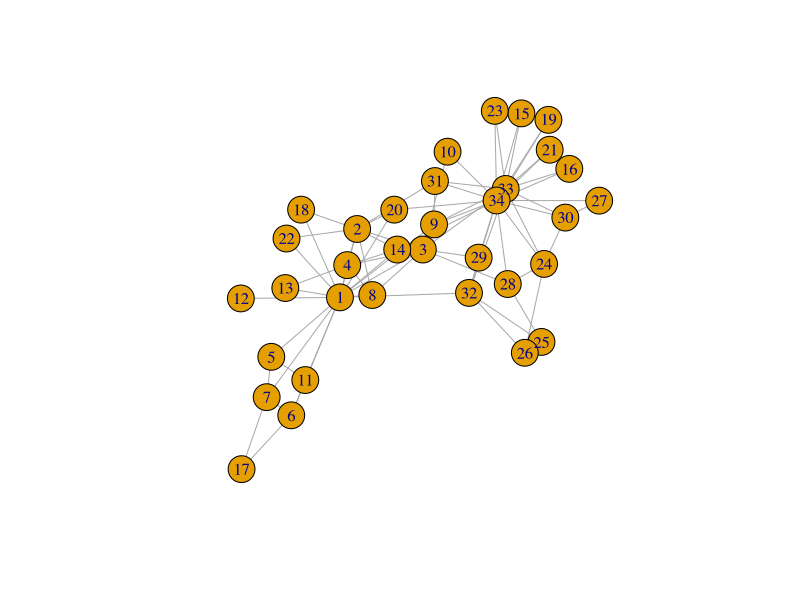

Generate this figure with R:
## ---- chunk 1
library(igraph)

z <- make_graph("Zachary")

z
## ---- chunk 2
plot(z)
## ---- chunk 3
is_directed(z)
## ---- chunk 4
ecount(z)
## ---- chunk 5
vcount(z)
## ---- chunk 6
edge_density(z)
## ---- chunk 7
z$density <- edge_density(z)
z
## ---- chunk 8
count_components(z)
## ---- chunk 9
diameter(z)
## ---- chunk 10
mean_distance(z)
## ---- chunk 11
transitivity(z, type="average")
## ---- chunk 12
degree(z)
## ---- chunk 13
V(z)$degree <- degree(z)
